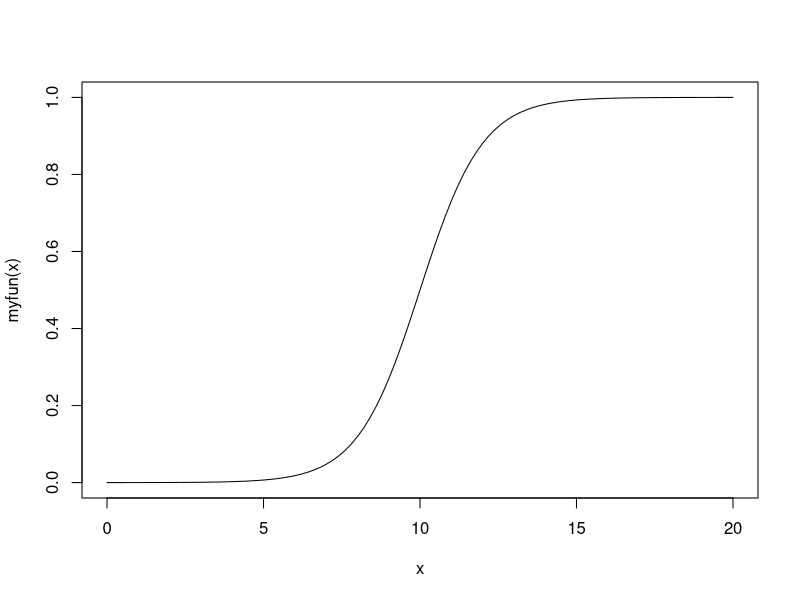
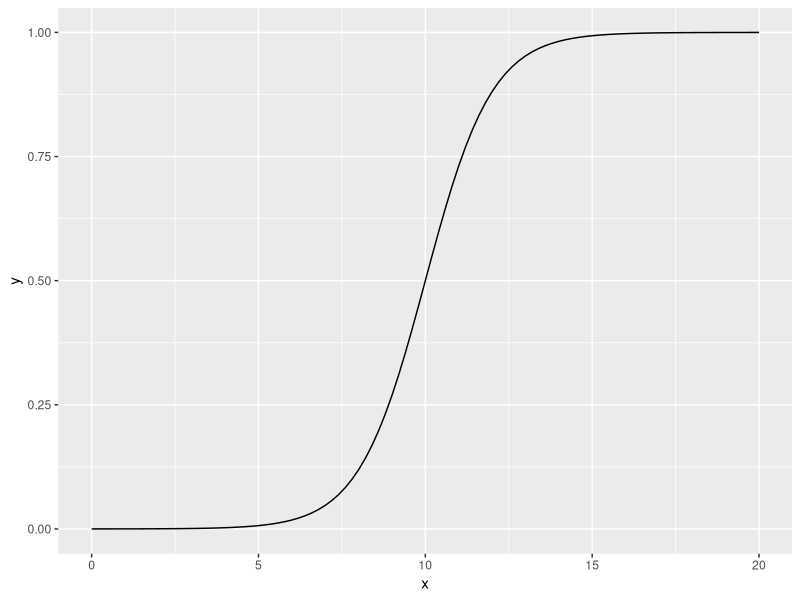

Reproduce these figures in R, in order.
## ---- chunk 1
require(tidyverse)
## ---- chunk 2
myfun <- function(xvar){
    1/1/(1+exp(-xvar + 10))
}
curve(myfun, from=0, to=20)
## ---- chunk 3
ggplot(data.frame(x=c(0, 20)), aes(x=x)) + 
    stat_function(fun=myfun, geom="line")
